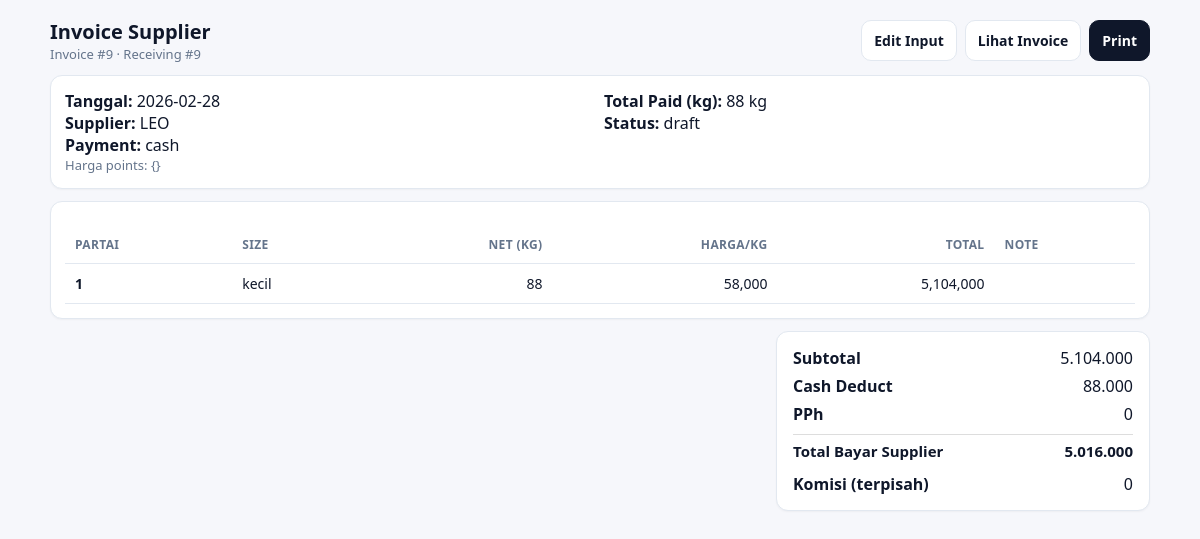
The page /invoice/view/9 on the database as committed earlier.
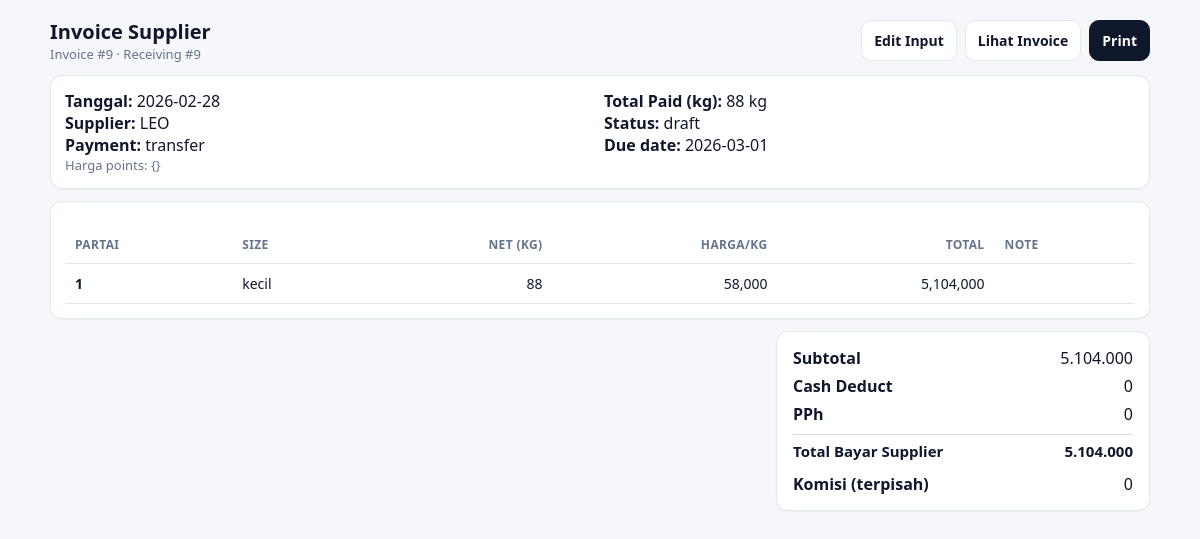
The same page on the database as committed later.
### tables this page shows
CREATE TABLE invoice_header (
            id INTEGER PRIMARY KEY AUTOINCREMENT,

            receiving_id INTEGER NOT NULL UNIQUE, -- 1 receiving = 1 invoice
            tanggal TEXT NOT NULL DEFAULT (date('now','localtime')),
            supplier TEXT NOT NULL,
            price_points_json TEXT NOT NULL,
            payment_type TEXT NOT NULL
                CHECK (payment_type IN ('cash','transfer')),
            tempo_hari INTEGER DEFAULT 0,
            due_date TEXT,

            -- Cash deduct per kg (hanya berlaku kalau cash)
            cash_deduct_per_kg_rp INTEGER DEFAULT 0,
            cash_deduct_total_rp INTEGER DEFAULT 0,
            -- PPh (siap dipakai nanti, 0.25% = 25)
            pph_rate_bp INTEGER DEFAULT 0,
            pph_amount_rp INTEGER DEFAULT 0,
            -- Total Supplier
            subtotal_rp INTEGER DEFAULT 0,
            total_payable_rp INTEGER DEFAULT 0,
            total_paid_g INTEGER DEFAULT 0,
            status TEXT DEFAULT 'draft'
                CHECK (status IN ('draft','issued','paid','void')),
            created_at TEXT DEFAULT (datetime('now','localtime')), note TEXT,
            FOREIGN KEY(receiving_id)
                REFERENCES receiving_header(id)
                ON DELETE CASCADE
        );

CREATE TABLE invoice_line (
            id INTEGER PRIMARY KEY AUTOINCREMENT,

            invoice_id INTEGER NOT NULL,
            receiving_item_id INTEGER NOT NULL UNIQUE,

            partai_no INTEGER NOT NULL,

            -- Simpan gram supaya presisi (anti float)
            net_g INTEGER NOT NULL,
            paid_g INTEGER NOT NULL,
            round_size INTEGER,
            price_per_kg_rp INTEGER NOT NULL,
            line_total_rp INTEGER NOT NULL,
            note TEXT,

            FOREIGN KEY(invoice_id)
                REFERENCES invoice_header(id)
                ON DELETE CASCADE,

            FOREIGN KEY(receiving_item_id)
                REFERENCES receiving_item(id)
                ON DELETE CASCADE
        );

CREATE TABLE receiving_item (
                id INTEGER PRIMARY KEY AUTOINCREMENT,
                header_id INTEGER NOT NULL,
                partai_no INTEGER NOT NULL,
            
                pcs INTEGER,
                kg_sample REAL,
            
                size REAL,
                round_size INTEGER,
            
                keranjang INTEGER,
                tara_per_keranjang REAL,
            
                bruto REAL,
                total_tara REAL,
                netto REAL,
            
                note TEXT,
                timbangan_json TEXT,
            
                kategori_kupasan TEXT,
                fiber REAL,
            
                FOREIGN KEY(header_id)
                    REFERENCES receiving_header(id)
                    ON DELETE CASCADE
            );

### invoice/routes.py (the view)
@invoice_bp.route("/view/<int:invoice_id>", methods=["GET"])
def invoice_view(invoice_id):
    h = repo.get_invoice_header(invoice_id)
    if not h:
        return "Invoice tidak ditemukan", 404
    rh = repo.fetch_receiving_header(h["receiving_id"])
    jenis = (rh.get("jenis") or "").strip().lower() if rh else ""
    lines = repo.fetch_invoice_lines(invoice_id)
    return render_template("invoice/detail.html", header=h, lines=lines, jenis=jenis)

### helpers/db.py (called while the page is built)
def get_conn():
    conn = sqlite3.connect(DB_PATH, timeout=30)
    conn.row_factory = sqlite3.Row
    conn.execute("PRAGMA foreign_keys = ON;")
    conn.execute("PRAGMA journal_mode = WAL;")
    return conn

### invoice/repository.py (called while the page is built)
def fetch_receiving_header(receiving_id):
    conn = get_conn()
    try:
        row = conn.execute("SELECT * FROM receiving_header WHERE id=?", (receiving_id,)).fetchone()
        return dict(row) if row else None
    finally:
        conn.close()

def get_invoice_header(invoice_id):
    conn = get_conn()
    try:
        row = conn.execute("SELECT * FROM invoice_header WHERE id=?", (invoice_id,)).fetchone()
        return dict(row) if row else None
    finally:
        conn.close()

def fetch_invoice_lines(invoice_id):
    conn = get_conn()
    try:
        rows = conn.execute("""
            SELECT il.*,
                   ri.kategori_kupasan AS kategori_kupasan
            FROM invoice_line il
            LEFT JOIN receiving_item ri
                   ON ri.id = il.receiving_item_id
            WHERE il.invoice_id = ?
            ORDER BY il.partai_no ASC, il.id ASC
        """, (invoice_id,)).fetchall()
        return [dict(r) for r in rows]
    finally:
        conn.close()

### templates/invoice/detail.html (shortened to what this page needs)
<!doctype html>
<html lang="id">
<head>
</head>
<body>
<div class="wrap">
  <div class="top">
    <div>
      <h2>Invoice Supplier</h2>
      <div class="muted">Invoice #{{ header.id }} · Receiving #{{ header.receiving_id }}</div>
    </div>
    <div style="display:flex;gap:8px;flex-wrap:wrap;justify-content:flex-end;">
    <a class="btn" href="{{ url_for('invoice.invoice_new', receiving_id=header.receiving_id) }}">Edit Input</a>
      <a class="btn" href="{{ url_for('invoice.invoice_view', invoice_id=header.id) }}">Lihat Invoice</a>
      <a class="btn btn-primary" href="#" onclick="window.print();return false;">Print</a>
    </div>
  </div>
  <div class="card">
    <div class="grid">
      <div>
        <div><b>Tanggal:</b> {{ header.tanggal }}</div>
        <div><b>Supplier:</b> {{ header.supplier }}</div>
        <div><b>Payment:</b> {{ header.payment_type }}</div>
        <div class="muted">Harga points: {{ header.price_points_json }}</div>
      </div>
      <div>
        {% set val = (header.total_paid_g or 0)/1000 %}
        {% set s = "{:,.1f}".format(val)
           .replace(",", "X")
           .replace(".", ",")
           .replace("X", ".") %}
        <div>
          <b>Total Paid (kg):</b>
           {{ s.rstrip("0").rstrip(",") }} kg
        </div>
        <div><b>Status:</b> {{ header.status }}</div>
        {% if header.due_date %}
          <div><b>Due date:</b> {{ header.due_date }}</div>
        {% endif %}
      </div>
    </div>
  </div>
  <div class="card" style="margin-top:12px; overflow:auto;">
    <table>
      <thead>
        <tr>
          <th>Partai</th>
          <th>Size</th>
          <th class="right">Net (kg)</th>
          <th class="right">Harga/kg</th>
          <th class="right">Total</th>
          <th>Note</th>
        </tr>
      </thead>
      <tbody>
        {% for r in lines %}
        <tr>
          <td><b>{{ r.partai_no }}</b></td>
          <td class="center">
            {% if jenis == "kupasan" %}
              {{ (r.kategori_kupasan or "-")|lower }}
            {% else %}
              {{ r.round_size or "-" }}
            {% endif %}
          </td>
              {% set val = (r.net_g or 0)/1000 %}
              {% set s = "{:,.1f}".format(val)
               .replace(",", "X")
               .replace(".", ",")
               .replace("X", ".") %}
          <td class="right">
              {{ s.rstrip("0").rstrip(",") }}
          </td>
          <td class="right">{{ "{:,}".format(r.price_override_per_kg_rp or r.price_per_kg_rp) }}</td>
          <td class="right">{{ "{:,}".format(r.line_total_rp or 0) }}</td>
          <td>{{ r.note or "" }}</td>
        </tr>
        {% endfor %}
      </tbody>
    </table>
  </div>
  <div class="card summary-box" style="margin-top:12px;">
  <div class="sum-row">
    <div class="sum-label">Subtotal</div>
    <div class="sum-value">
      {{ "{:,}".format(header.subtotal_rp or 0).replace(",", ".") }}
    </div>
  </div>
  <div class="sum-row">
    <div class="sum-label">Cash Deduct</div>
    <div class="sum-value">
      {{ "{:,}".format(header.cash_deduct_total_rp or 0).replace(",", ".") }}
    </div>
  </div>
  <div class="sum-row">
    <div class="sum-label">PPh</div>
    <div class="sum-value">
      {{ "{:,}".format(header.pph_amount_rp or 0).replace(",", ".") }}
    </div>
  </div>
  <div class="sum-row total-row">
    <div class="sum-label">Total Bayar Supplier</div>
    <div class="sum-value">
      {{ "{:,}".format(header.total_payable_rp or 0).replace(",", ".") }}
    </div>
  </div>
  <div class="sum-row" style="margin-top:6px;">
    <div class="sum-label">Komisi (terpisah)</div>
    <div class="sum-value">
      {{ "{:,}".format(header.komisi_total_rp or 0).replace(",", ".") }}
    </div>
  </div>
</div>
</div>
</body>
</html>

Rows that differ between the two databases and show on the page:
changed invoice_header "LEO": payment_type "cash" → "transfer"; due_date (not shown) → "2026-03-01"; cash_deduct_total_rp "88.000" → "0"; total_payable_rp "5.016.000" → "5.104.000"
Other text that changed with them:
text now shown: "Due date:"
